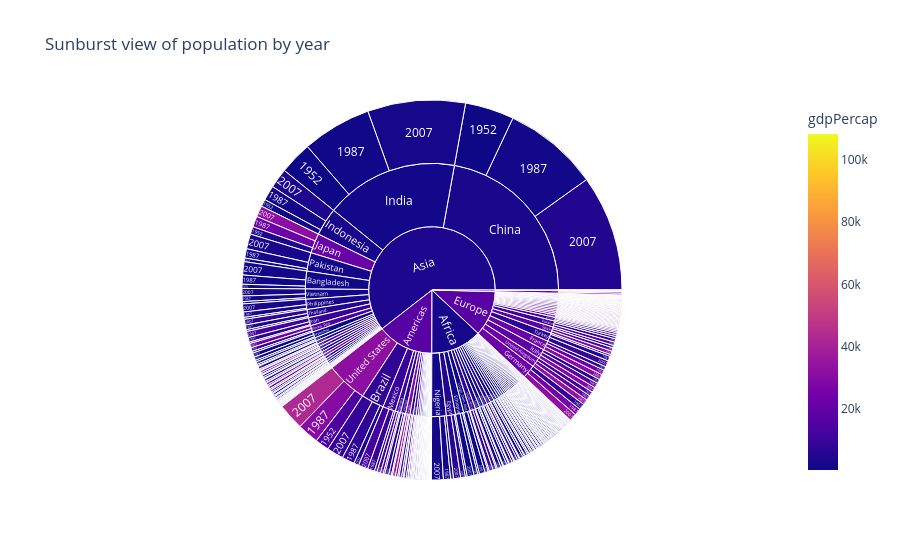

The cell this chart's notebook holds for it:
### Code cell
df_sample = gapminder[gapminder['year'].isin([1952,1987,2007])]
sunburstPopulationOverYearsFig = px.sunburst(df_sample, path =['continent','country','year'], values='pop', color= 'gdpPercap',title='Sunburst view of population by year')
sunburstPopulationOverYearsFig.show()

### Figure 1 — Plotly figure (JSON) as saved in the notebook; plotly's stock layout.template omitted (floating-point values rounded to 4 significant figures; data arrays with more than 128 entries replaced by an {"elided": "..."} marker saying what was removed)
{"data": [{"branchvalues": "total", "customdata": {"elided": "573x1 float values"}, "domain": {"x": [0.0, 1.0], "y": [0.0, 1.0]}, "hovertemplate": "labels=%{label}<br>pop=%{value}<br>parent=%{parent}<br>id=%{id}<br>gdpPercap=%{color}<extra></extra>", "ids": {"elided": "573 str values"}, "labels": {"elided": "573 str values"}, "marker": {"coloraxis": "coloraxis", "colors": {"elided": "573 float values"}}, "name": "", "parents": {"elided": "573 str values"}, "values": {"elided": "573 float values"}, "type": "sunburst"}], "layout": {"coloraxis": {"colorbar": {"title": {"text": "gdpPercap"}}, "colorscale": [[0.0, "#0d0887"], [0.1111, "#46039f"], [0.2222, "#7201a8"], [0.3333, "#9c179e"], [0.4444, "#bd3786"], [0.5556, "#d8576b"], [0.6667, "#ed7953"], [0.7778, "#fb9f3a"], [0.8889, "#fdca26"], [1.0, "#f0f921"]]}, "legend": {"tracegroupgap": 0}, "title": {"text": "Sunburst view of population by year"}}}
